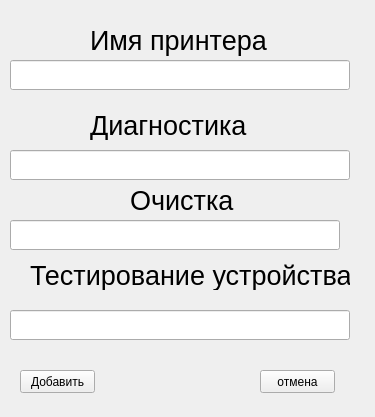
<?xml version="1.0" encoding="UTF-8"?>
<ui version="4.0">
 <class>Form</class>
 <widget class="QWidget" name="Form">
  <property name="geometry">
   <rect>
    <x>0</x>
    <y>0</y>
    <width>375</width>
    <height>417</height>
   </rect>
  </property>
  <property name="windowTitle">
   <string>Form</string>
  </property>
  <widget class="QLabel" name="label">
   <property name="geometry">
    <rect>
     <x>90</x>
     <y>20</y>
     <width>210</width>
     <height>40</height>
    </rect>
   </property>
   <property name="font">
    <font>
     <pointsize>20</pointsize>
    </font>
   </property>
   <property name="text">
    <string>Имя принтера </string>
   </property>
  </widget>
  <widget class="QLabel" name="label_2">
   <property name="geometry">
    <rect>
     <x>90</x>
     <y>110</y>
     <width>211</width>
     <height>30</height>
    </rect>
   </property>
   <property name="font">
    <font>
     <pointsize>20</pointsize>
    </font>
   </property>
   <property name="text">
    <string>Диагностика </string>
   </property>
  </widget>
  <widget class="QPushButton" name="pb_add_refilled">
   <property name="geometry">
    <rect>
     <x>20</x>
     <y>370</y>
     <width>75</width>
     <height>23</height>
    </rect>
   </property>
   <property name="text">
    <string>Добавить</string>
   </property>
  </widget>
  <widget class="QPushButton" name="pushButton_cansel_refilled">
   <property name="geometry">
    <rect>
     <x>260</x>
     <y>370</y>
     <width>75</width>
     <height>23</height>
    </rect>
   </property>
   <property name="text">
    <string>отмена</string>
   </property>
  </widget>
  <widget class="QLineEdit" name="lineEdit_diagnostics">
   <property name="geometry">
    <rect>
     <x>10</x>
     <y>150</y>
     <width>340</width>
     <height>30</height>
    </rect>
   </property>
  </widget>
  <widget class="QLineEdit" name="lineEdit_name_printer2">
   <property name="geometry">
    <rect>
     <x>10</x>
     <y>60</y>
     <width>340</width>
     <height>30</height>
    </rect>
   </property>
  </widget>
  <widget class="QLabel" name="label_3">
   <property name="geometry">
    <rect>
     <x>130</x>
     <y>190</y>
     <width>181</width>
     <height>21</height>
    </rect>
   </property>
   <property name="font">
    <font>
     <pointsize>20</pointsize>
    </font>
   </property>
   <property name="text">
    <string>Очистка</string>
   </property>
  </widget>
  <widget class="QLabel" name="label_4">
   <property name="geometry">
    <rect>
     <x>30</x>
     <y>260</y>
     <width>320</width>
     <height>30</height>
    </rect>
   </property>
   <property name="font">
    <font>
     <pointsize>20</pointsize>
    </font>
   </property>
   <property name="text">
    <string>Тестирование устройства</string>
   </property>
  </widget>
  <widget class="QLineEdit" name="lineEdit_clearing">
   <property name="geometry">
    <rect>
     <x>10</x>
     <y>220</y>
     <width>330</width>
     <height>30</height>
    </rect>
   </property>
  </widget>
  <widget class="QLineEdit" name="lineEdit_testing_device">
   <property name="geometry">
    <rect>
     <x>10</x>
     <y>310</y>
     <width>340</width>
     <height>30</height>
    </rect>
   </property>
  </widget>
 </widget>
 <resources/>
 <connections/>
</ui>
